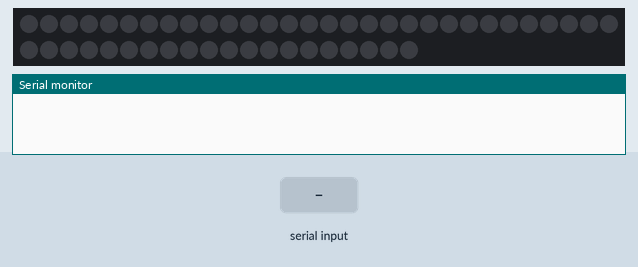
The sketch below on a simulated ESP32. Shown: 50 RGB LEDs in strip order, left to right, continuing on the next row, the last lines printed to the serial monitor. Inputs (shaded band) come from the test bench. Random numbers use the default seed unless the sketch sets one; nothing arrives over Bluetooth unless stated.

Above: at 1.2 s.
1.3 s: "B" received over the second serial link
At 5.2 s:
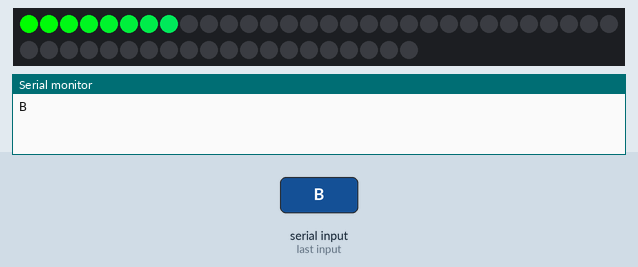
At 26.7 s:
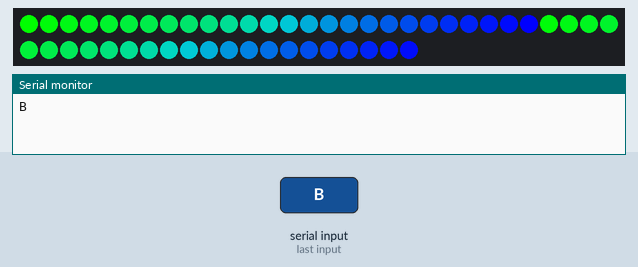
Timing chart, 0 to 27.3 s (numbered marks = the images above; inputs shaded):
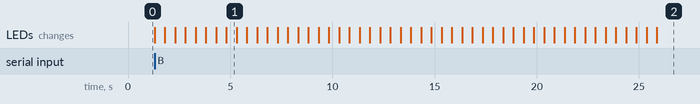

The sketch:

neopixel.ino
```cpp
#include <Adafruit_NeoPixel.h>
#include <BluetoothSerial.h>

BluetoothSerial SerialBT;


#define PIN_NEO_PIXEL  11  // pin 11 connected to NeoPixel
#define NUM_PIXELS     50  // The number of LEDs (pixels) on NeoPixel

Adafruit_NeoPixel strip(NUM_PIXELS, PIN_NEO_PIXEL, NEO_GRB + NEO_KHZ800);


void blue_green_gradient(int all_on);
void all_on(int r,int g,int b, int randomrgb);


void setup() {
  Serial.begin(115200);
  SerialBT.begin("ESP32_BT"); // Bluetooth device name
  strip.begin();
}

void loop() {
 if (SerialBT.available()) {
        char option = SerialBT.read();
        Serial.println(option);

      switch (option) {
      case 'B':
        blue_green_gradient(0);
        break;


      case 'A':
        all_on(100,200,135,0);
        break;
    }
    }

}


void blue_green_gradient(int all_on=0){
  strip.clear();
  for (int i = 0; i < NUM_PIXELS; i++) {
    int greenValue = map(i, 0, NUM_PIXELS / 2, 255, 0);
    int blueValue = map(i, 0, NUM_PIXELS / 2, 0, 255);

    strip.setPixelColor(i, strip.Color(0, greenValue, blueValue));
    strip.show();
    delay(500);
  }
}

void all_on(int r,int g,int b, int randomrgb=0){
  strip.clear();
  if (randomrgb==1){
    int r = random(256);    // Generate a random value between 0 and 255 for red
    int g = random(256);  // Generate a random value between 0 and 255 for green
    int b = random(256);   // Generate a random value between 0 and 255 for blue

  }
  for (int i = 0; i < NUM_PIXELS; i++) {
    strip.setPixelColor(i, strip.Color(r, g, b));
  }
  strip.show();
}
```

Measured:
- after the input at 1.3 s, the LEDs: first change at once (image 1 shows a later state)
